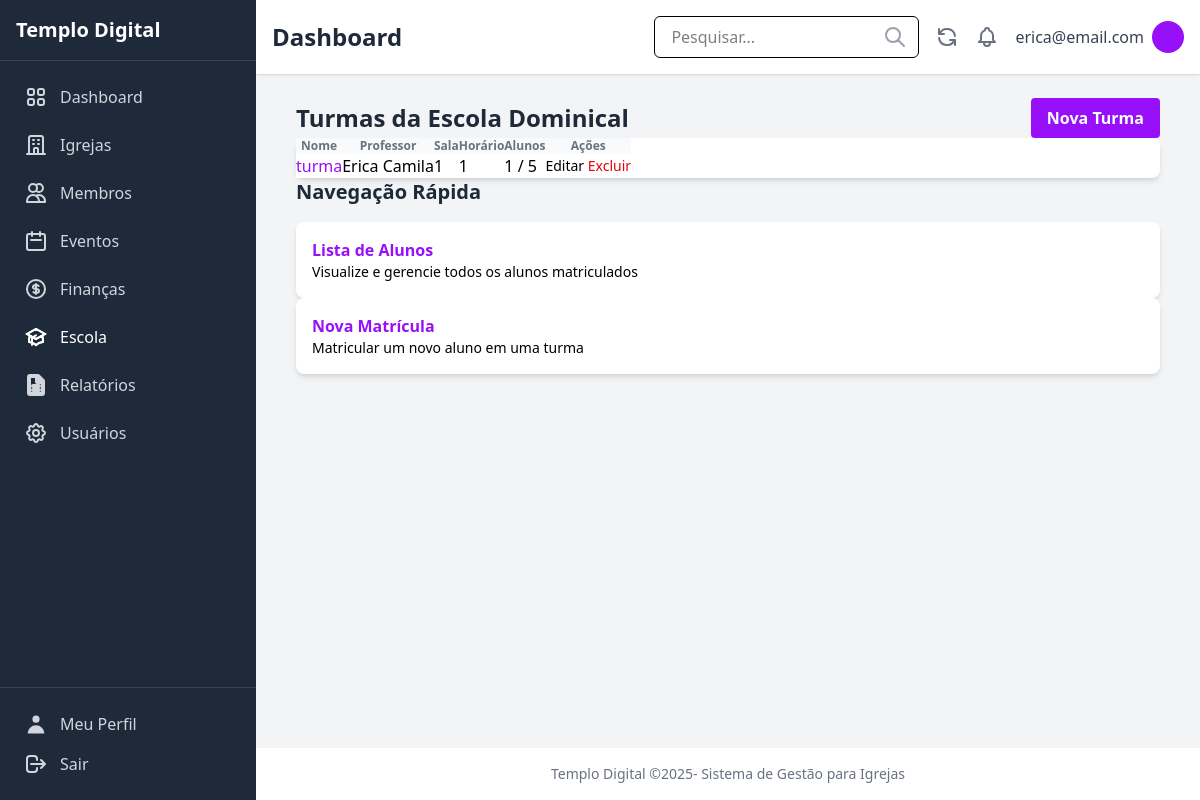
/escola/turmas/ (signed in), run on the app's committed database.
### users/models.py (models this page shows, shortened)
class CustomUser(AbstractUser):
    ROLE_CHOICES = [
        ('admin', 'Administrador'),
        ('pastor', 'Pastor'),
        ('secretario', 'Secretário'),
        ('tesoureiro', 'Tesoureiro'),
        ('lider', 'Líder'),
        ('membro', 'Membro'),
    ]
    role = models.CharField(
        _('Função'),
        max_length=20,
        choices=ROLE_CHOICES,
        default='membro',
        help_text=_('Define o nível de permissão do usuário no sistema')
    )
    phone = models.CharField(
        _('Telefone'),
        max_length=20,
        blank=True,
        null=True
    )
    address = models.TextField(
        _('Endereço'),
        blank=True,
        null=True
    )
    profile_image = models.ImageField(
        _('Imagem de Perfil'),
        upload_to='profile_images/',
        blank=True,
        null=True
    )
    class Meta:
        verbose_name = _('Usuário')
        verbose_name_plural = _('Usuários')

### school/models.py (models this page shows, shortened)
class SchoolClass(models.Model):
    name = models.CharField(max_length=255, verbose_name="Nome da Turma")
    description = models.TextField(blank=True, null=True, verbose_name="Descrição")
    teacher = models.ForeignKey(Member, on_delete=models.SET_NULL, null=True, blank=True, related_name="taught_classes", verbose_name="Professor")
    room = models.CharField(max_length=100, blank=True, null=True, verbose_name="Sala")
    schedule = models.CharField(max_length=255, blank=True, null=True, verbose_name="Horário")
    max_students = models.PositiveIntegerField(blank=True, null=True, verbose_name="Máximo de Alunos")
    created_at = models.DateTimeField(auto_now_add=True, verbose_name="Criado em")
    updated_at = models.DateTimeField(auto_now=True, verbose_name="Atualizado em")
    class Meta:
        verbose_name = "Turma da Escola Dominical"
        verbose_name_plural = "Turmas da Escola Dominical"
        ordering = ["name"]

### members/models.py (models this page shows, shortened)
class Member(models.Model):
    MEMBER_TYPE_CHOICES = [
        ("membro", "Membro"),
        ("visitante", "Visitante"),
        ("obreiro", "Obreiro"),
    ]
    GENDER_CHOICES = [
        ("M", "Masculino"),
        ("F", "Feminino"),
        ("O", "Outro"),
    ]
    MARITAL_STATUS_CHOICES = [
        ("solteiro", "Solteiro(a)"),
        ("casado", "Casado(a)"),
        ("divorciado", "Divorciado(a)"),
        ("viuvo", "Viúvo(a)"),
    ]
    STATUS_CHOICES = [
        ("ativo", "Ativo"),
        ("inativo", "Inativo"),
        ("transferido", "Transferido"),
        ("disciplina", "Em Disciplina"),
        ("visitante", "Visitante"),
    ]
    user = models.OneToOneField(settings.AUTH_USER_MODEL, on_delete=models.SET_NULL, null=True, blank=True, verbose_name="Usuário do Sistema")
    name = models.CharField(max_length=255, verbose_name="Nome Completo")
    birth_date = models.DateField(null=True, blank=True, verbose_name="Data de Nascimento")
    gender = models.CharField(max_length=10, choices=GENDER_CHOICES, null=True, blank=True, verbose_name="Sexo")
    marital_status = models.CharField(max_length=15, choices=MARITAL_STATUS_CHOICES, null=True, blank=True, verbose_name="Estado Civil")
    address = models.TextField(blank=True, null=True, verbose_name="Endereço")
    phone = models.CharField(max_length=20, blank=True, null=True, verbose_name="Telefone")
    email = models.EmailField(blank=True, null=True, verbose_name="Email")
    baptism_date = models.DateField(null=True, blank=True, verbose_name="Data de Batismo")
    join_date = models.DateField(blank=True, null=True, verbose_name="Data de Ingresso")
    origin_church = models.CharField(max_length=255, blank=True, null=True, verbose_name="Igreja de Origem")
    member_type = models.CharField(max_length=50, choices=MEMBER_TYPE_CHOICES, default="membro", verbose_name="Tipo de Membro") # Pode ser redundante com role
    role = models.CharField(max_length=100, blank=True, null=True, verbose_name="Cargo/Função")
    status = models.CharField(max_length=15, choices=STATUS_CHOICES, default="ativo", verbose_name="Status")
    church = models.ForeignKey(Church, on_delete=models.SET_NULL, null=True, blank=True, related_name="members", verbose_name="Igreja Atual")
    photo = models.ImageField(upload_to='member_photos/', null=True, blank=True, verbose_name="Foto")
    notes = models.TextField(blank=True, null=True, verbose_name="Observações")
    created_at = models.DateTimeField(auto_now_add=True, verbose_name="Criado em")
    updated_at = models.DateTimeField(auto_now=True, verbose_name="Atualizado em")
    class Meta:
        verbose_name = "Membro"
        verbose_name_plural = "Membros"
        ordering = ["name"]

### school/views.py (the view)
# urls.py: path("turmas/", views.school_class_list, name="school_class_list"),
def school_class_list(request):
    classes = SchoolClass.objects.all().order_by("name")
    return render(request, "schools/school_class_list.html", {
        "classes": classes,
        "active_menu": "school",
    })

### school/templates/schools/school_class_list.html (shortened to what this page needs)
{% extends 'core/base.html' %}
{% load static %}
{% block content %}
<div class="container mx-auto px-4 py-6">
    <div class="flex justify-between items-center mb-6">
        <h1 class="text-2xl font-bold text-gray-800">Turmas da Escola Dominical</h1>
        <a href="{% url 'school:school_class_create' %}" class="bg-purple-600 hover:bg-purple-700 text-white font-bold py-2 px-4 rounded">
            Nova Turma
        </a>
    </div>
    <div class="bg-white shadow-md rounded-lg overflow-hidden">
        {% if classes %}
        <table class="min-w-full divide-y divide-gray-200">
            <thead class="bg-gray-50">
                <tr>
                    <th scope="col" class="px-6 py-3 text-left text-xs font-medium text-gray-500 uppercase tracking-wider">Nome</th>
                    <th scope="col" class="px-6 py-3 text-left text-xs font-medium text-gray-500 uppercase tracking-wider">Professor</th>
                    <th scope="col" class="px-6 py-3 text-left text-xs font-medium text-gray-500 uppercase tracking-wider">Sala</th>
                    <th scope="col" class="px-6 py-3 text-left text-xs font-medium text-gray-500 uppercase tracking-wider">Horário</th>
                    <th scope="col" class="px-6 py-3 text-left text-xs font-medium text-gray-500 uppercase tracking-wider">Alunos</th>
                    <th scope="col" class="px-6 py-3 text-left text-xs font-medium text-gray-500 uppercase tracking-wider">Ações</th>
                </tr>
            </thead>
            <tbody class="bg-white divide-y divide-gray-200">
                {% for class in classes %}
                <tr>
                    <td class="px-6 py-4 whitespace-nowrap">
                        <a href="{% url 'school:school_class_detail' class.pk %}" class="text-purple-600 hover:text-purple-900">{{ class.name }}</a>
                    </td>
                    <td class="px-6 py-4 whitespace-nowrap">{{ class.teacher.name|default:"-" }}</td>
                    <td class="px-6 py-4 whitespace-nowrap">{{ class.room|default:"-" }}</td>
                    <td class="px-6 py-4 whitespace-nowrap">{{ class.schedule|default:"-" }}</td>
                    <td class="px-6 py-4 whitespace-nowrap">{{ class.students.count }} / {{ class.max_students|default:"∞" }}</td>
                    <td class="px-6 py-4 whitespace-nowrap text-sm font-medium">
                        <a href="{% url 'school:school_class_update' class.pk %}" class="text-indigo-600 hover:text-indigo-900 mr-3">Editar</a>
                        <a href="{% url 'school:school_class_delete' class.pk %}" class="text-red-600 hover:text-red-900">Excluir</a>
                    </td>
                </tr>
                {% endfor %}
            </tbody>
        </table>
        {% else %}
        <div class="p-6 text-center text-gray-500">
            Nenhuma turma cadastrada. <a href="{% url 'school:school_class_create' %}" class="text-purple-600 hover:text-purple-900">Criar nova turma</a>.
        </div>
        {% endif %}
    </div>
    <div class="mt-8">
        <div class="flex justify-between items-center mb-4">
            <h2 class="text-xl font-bold text-gray-800">Navegação Rápida</h2>
        </div>
        <div class="grid grid-cols-1 md:grid-cols-3 gap-4">
            <a href="{% url 'school:student_list' %}" class="bg-white p-4 rounded-lg shadow-md hover:shadow-lg transition-shadow">
                <h3 class="font-semibold text-purple-600">Lista de Alunos</h3>
                <p class="text-gray-600 text-sm mt-1">Visualize e gerencie todos os alunos matriculados</p>
            </a>
            <a href="{% url 'school:student_create' %}" class="bg-white p-4 rounded-lg shadow-md hover:shadow-lg transition-shadow">
                <h3 class="font-semibold text-purple-600">Nova Matrícula</h3>
                <p class="text-gray-600 text-sm mt-1">Matricular um novo aluno em uma turma</p>
            </a>
        </div>
    </div>
</div>
{% endblock %}

### core/templates/core/base.html (shortened to what this page needs)
{% load static tailwind_tags %}
<!DOCTYPE html>
<html lang="pt-br">
  <head>
    {% tailwind_css %}
  </head>
  <body class="bg-gray-100 flex min-h-screen">
    {% if user.is_authenticated %}
      <aside class="w-64 bg-gray-800 text-white flex flex-col fixed inset-y-0 left-0">
        <div class="p-4 border-b border-gray-700">
          <h1 class="text-xl font-semibold">Templo Digital</h1>
        </div>
        <nav class="flex-grow p-4">
          <ul class="space-y-2">
            <li>
              <a href="{% url 'dashboard:index' %}"
                class="flex items-center p-2 {% if active_menu == 'dashboard' %}
                  bg-purple-700 text-white
                {% else %}
                  text-gray-300 hover:bg-gray-700 hover:text-white
                {% endif %} rounded-md">
                <span class="ml-3">Dashboard</span>
              </a>
            </li>
            <li>
              <a href="{% url 'churches:church_list' %}"
                class="flex items-center p-2 {% if active_menu == 'churches' %}
                  bg-purple-700 text-white
                {% else %}
                  text-gray-300 hover:bg-gray-700 hover:text-white
                {% endif %} rounded-md">
                <span class="ml-3">Igrejas</span>
              </a>
            </li>
            <li>
              <a href="{% url 'members:member_list' %}"
                class="flex items-center p-2 {% if active_menu == 'members' %}
                  bg-purple-700 text-white
                {% else %}
                  text-gray-300 hover:bg-gray-700 hover:text-white
                {% endif %} rounded-md">
                {% include 'icons/members.html' %}
                <span class="ml-3">Membros</span>
              </a>
            </li>
            <li>
              <a href="{% url 'events:event_list' %}"
                class="flex items-center p-2 {% if active_menu == 'events' %}
                  bg-purple-700 text-white
                {% else %}
                  text-gray-300 hover:bg-gray-700 hover:text-white
                {% endif %} rounded-md">
                {% include 'icons/events.html' %}
                <span class="ml-3">Eventos</span>
              </a>
            </li>
            <li>
              <a href="{% url 'finances:income_list' %}"
                class="flex items-center p-2 {% if active_menu == 'finances' %}
                  bg-purple-700 text-white
                {% else %}
                  text-gray-300 hover:bg-gray-700 hover:text-white
                {% endif %} rounded-md">
                <span class="ml-3">Finanças</span>
              </a>
            </li>
            <li>
              <a href="{% url 'school:school_class_list' %}"
                class="flex items-center p-2 {% if active_menu == 'school' %}
                  bg-purple-700 text-white
                {% else %}
                  text-gray-300 hover:bg-gray-700 hover:text-white
                {% endif %} rounded-md">
                <span class="ml-3">Escola</span>
              </a>
            </li>
            <li>
              <a href="{% url 'reports:index' %}"
                class="flex items-center p-2 {% if active_menu == 'reports' %}
                  bg-purple-700 text-white
                {% else %}
                  text-gray-300 hover:bg-gray-700 hover:text-white
                {% endif %} rounded-md">
                <span class="ml-3">Relatórios</span>
              </a>
            </li>
            {% if user.role == 'admin' %}
              <li>
                <a href="{% url 'users:user_list' %}"
                  class="flex items-center p-2 {% if active_menu == 'users' %}
                    bg-purple-700 text-white
                  {% else %}
                    text-gray-300 hover:bg-gray-700 hover:text-white
                  {% endif %} rounded-md">
                  <span class="ml-3">Usuários</span>
                </a>
              </li>
            {% endif %}
          </ul>
        </nav>
        <div class="p-4 border-t border-gray-700">
          <a href="{% url 'users:profile' %}" class="flex items-center p-2 text-gray-300 hover:bg-gray-700 hover:text-white rounded-md mb-2">
            {% include 'icons/profile.html' %}
            <span class="ml-3">Meu Perfil</span>
          </a>
          <form method="post" action="{% url 'users:logout' %}">
            <span class="flex items-center p-2 text-gray-300 hover:bg-gray-700 hover:text-white rounded-md cursor:pointer">
              <button type="submit"  class="flex items-center w-full">
                {% include 'icons/logout.html' %}
                <span class="ml-3">Sair</span>
              </button>
            </span>
          </form>
        </div>
      </aside>
    {% endif %}
    {% if user.is_authenticated %}
    <div class="flex-1 flex flex-col ml-64">
    {% else %}
    <div class="flex-1 flex flex-col">
    {% endif %}
        {% if user.is_authenticated %}
      <header class="bg-white shadow-sm p-4 flex justify-between items-center">
        <div>
          <h1 class="text-2xl font-semibold text-gray-800">
            {% block page_title %}
              Dashboard
            {% endblock %}
          </h1>
        </div>
        <div class="flex items-center space-x-4">
          <div class="relative">
            <input type="text" placeholder="Pesquisar..." class="px-4 py-2 border rounded-md focus:outline-none focus:ring-2 focus:ring-purple-600" />
            <span class="absolute right-3 top-1/2 transform -translate-y-1/2 text-gray-400">{% include 'icons/pesquisar.html' %}</span>
          </div>
          <button class="text-gray-500 hover:text-gray-700">{% include 'icons/atualizar.html' %}</button>
          <button class="text-gray-500 hover:text-gray-700">{% include 'icons/notificacoes.html' %}</button>
          <div class="flex items-center space-x-2">
            <span class="text-gray-700">{{ user.get_full_name|default:user.username }}</span>
            {% if user.profile_image %}
              <img src="{{ user.profile_image.url }}" alt="User Avatar" class="w-8 h-8 rounded-full" />
            {% else %}
              <div class="w-8 h-8 rounded-full bg-purple-600 flex items-center justify-center text-white">{{ user.first_name|first|upper }}{{ user.last_name|first|upper }}</div>
            {% endif %}
          </div>
        </div>
      </header>
        {% endif %}
      <main class="flex-grow p-6">
        {% block content %}{% endblock %}
      </main>
      {% if user.is_authenticated %}
      <footer class="bg-white text-center p-4 text-sm text-gray-500 mt-auto">
        <p>
          Templo Digital ©{% now 'Y' %}- Sistema de Gestão para Igrejas
        </p>
      </footer>
        {% endif %}
    </div>
  </body>
</html>

### data on the page
CustomUser: get_full_name "erica@email.com"
SchoolClass: name "turma", teacher.name "Erica Camila", room "1", schedule "1", students.count "1", max_students "5"
